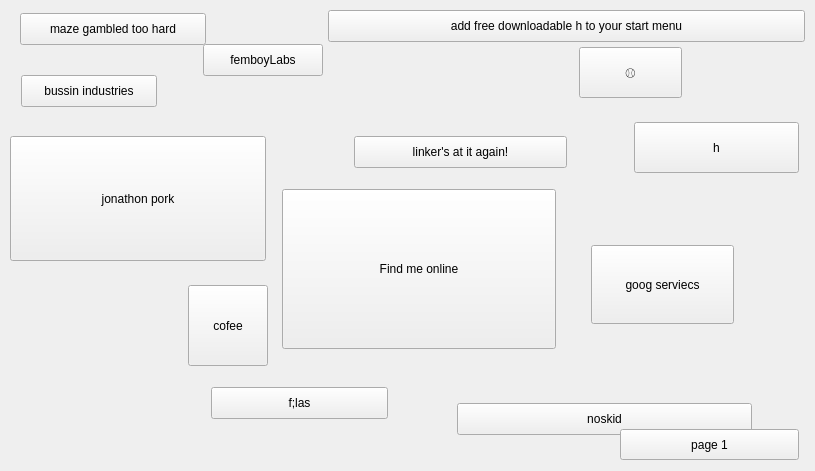
<?xml version="1.0" encoding="UTF-8"?>
<ui version="4.0">
 <class>Page2Window</class>
 <widget class="QMainWindow" name="Page2Window">
  <property name="geometry">
   <rect>
    <x>0</x>
    <y>0</y>
    <width>815</width>
    <height>471</height>
   </rect>
  </property>
  <property name="minimumSize">
   <size>
    <width>815</width>
    <height>471</height>
   </size>
  </property>
  <property name="maximumSize">
   <size>
    <width>815</width>
    <height>471</height>
   </size>
  </property>
  <property name="windowTitle">
   <string>the news</string>
  </property>
  <widget class="QWidget" name="centralwidget">
   <widget class="QPushButton" name="mazeGambled">
    <property name="geometry">
     <rect>
      <x>20</x>
      <y>13</y>
      <width>186</width>
      <height>32</height>
     </rect>
    </property>
    <property name="palette">
     <palette>
      <active>
       <colorrole role="Button">
        <brush brushstyle="SolidPattern">
         <color alpha="100">
          <red>116</red>
          <green>125</green>
          <blue>136</blue>
         </color>
        </brush>
       </colorrole>
       <colorrole role="ButtonText">
        <brush brushstyle="SolidPattern">
         <color alpha="255">
          <red>0</red>
          <green>0</green>
          <blue>0</blue>
         </color>
        </brush>
       </colorrole>
      </active>
      <inactive/>
      <disabled/>
     </palette>
    </property>
    <property name="text">
     <string>maze gambled too hard</string>
    </property>
   </widget>
   <widget class="QPushButton" name="femboyLabs">
    <property name="geometry">
     <rect>
      <x>203</x>
      <y>44</y>
      <width>120</width>
      <height>32</height>
     </rect>
    </property>
    <property name="palette">
     <palette>
      <active>
       <colorrole role="Button">
        <brush brushstyle="SolidPattern">
         <color alpha="100">
          <red>116</red>
          <green>125</green>
          <blue>136</blue>
         </color>
        </brush>
       </colorrole>
       <colorrole role="ButtonText">
        <brush brushstyle="SolidPattern">
         <color alpha="255">
          <red>0</red>
          <green>0</green>
          <blue>0</blue>
         </color>
        </brush>
       </colorrole>
      </active>
      <inactive/>
      <disabled/>
     </palette>
    </property>
    <property name="text">
     <string>femboyLabs</string>
    </property>
   </widget>
   <widget class="QPushButton" name="bussinIndustries">
    <property name="geometry">
     <rect>
      <x>21</x>
      <y>75</y>
      <width>136</width>
      <height>32</height>
     </rect>
    </property>
    <property name="palette">
     <palette>
      <active>
       <colorrole role="Button">
        <brush brushstyle="SolidPattern">
         <color alpha="100">
          <red>116</red>
          <green>125</green>
          <blue>136</blue>
         </color>
        </brush>
       </colorrole>
       <colorrole role="ButtonText">
        <brush brushstyle="SolidPattern">
         <color alpha="255">
          <red>0</red>
          <green>0</green>
          <blue>0</blue>
         </color>
        </brush>
       </colorrole>
      </active>
      <inactive/>
      <disabled/>
     </palette>
    </property>
    <property name="text">
     <string>bussin industries</string>
    </property>
   </widget>
   <widget class="QPushButton" name="hTile">
    <property name="geometry">
     <rect>
      <x>328</x>
      <y>10</y>
      <width>477</width>
      <height>32</height>
     </rect>
    </property>
    <property name="palette">
     <palette>
      <active>
       <colorrole role="Button">
        <brush brushstyle="SolidPattern">
         <color alpha="100">
          <red>116</red>
          <green>125</green>
          <blue>136</blue>
         </color>
        </brush>
       </colorrole>
       <colorrole role="ButtonText">
        <brush brushstyle="SolidPattern">
         <color alpha="255">
          <red>0</red>
          <green>0</green>
          <blue>0</blue>
         </color>
        </brush>
       </colorrole>
      </active>
      <inactive/>
      <disabled/>
     </palette>
    </property>
    <property name="text">
     <string>add free downloadable h to your start menu</string>
    </property>
   </widget>
   <widget class="QLabel" name="snakeWithHat">
    <property name="geometry">
     <rect>
      <x>10</x>
      <y>314</y>
      <width>155</width>
      <height>155</height>
     </rect>
    </property>
    <property name="styleSheet">
     <string notr="true">border-image: url(&quot;:/assets/snakewithhat.jpg&quot;) 0 0 0 0 stretch stretch;</string>
    </property>
    <property name="text">
     <string/>
    </property>
    <property name="scaledContents">
     <bool>true</bool>
    </property>
   </widget>
   <widget class="QPushButton" name="baseballEmoji">
    <property name="geometry">
     <rect>
      <x>579</x>
      <y>47</y>
      <width>103</width>
      <height>51</height>
     </rect>
    </property>
    <property name="palette">
     <palette>
      <active>
       <colorrole role="Button">
        <brush brushstyle="SolidPattern">
         <color alpha="100">
          <red>116</red>
          <green>125</green>
          <blue>136</blue>
         </color>
        </brush>
       </colorrole>
       <colorrole role="ButtonText">
        <brush brushstyle="SolidPattern">
         <color alpha="255">
          <red>0</red>
          <green>0</green>
          <blue>0</blue>
         </color>
        </brush>
       </colorrole>
      </active>
      <inactive/>
      <disabled/>
     </palette>
    </property>
    <property name="text">
     <string>⚾️</string>
    </property>
   </widget>
   <widget class="QPushButton" name="jonathanPork">
    <property name="geometry">
     <rect>
      <x>10</x>
      <y>136</y>
      <width>256</width>
      <height>125</height>
     </rect>
    </property>
    <property name="palette">
     <palette>
      <active>
       <colorrole role="Button">
        <brush brushstyle="SolidPattern">
         <color alpha="100">
          <red>116</red>
          <green>125</green>
          <blue>136</blue>
         </color>
        </brush>
       </colorrole>
       <colorrole role="ButtonText">
        <brush brushstyle="SolidPattern">
         <color alpha="255">
          <red>0</red>
          <green>0</green>
          <blue>0</blue>
         </color>
        </brush>
       </colorrole>
      </active>
      <inactive/>
      <disabled/>
     </palette>
    </property>
    <property name="text">
     <string>jonathon pork</string>
    </property>
   </widget>
   <widget class="QPushButton" name="linkerAgain">
    <property name="geometry">
     <rect>
      <x>354</x>
      <y>136</y>
      <width>213</width>
      <height>32</height>
     </rect>
    </property>
    <property name="palette">
     <palette>
      <active>
       <colorrole role="Button">
        <brush brushstyle="SolidPattern">
         <color alpha="100">
          <red>116</red>
          <green>125</green>
          <blue>136</blue>
         </color>
        </brush>
       </colorrole>
       <colorrole role="ButtonText">
        <brush brushstyle="SolidPattern">
         <color alpha="255">
          <red>0</red>
          <green>0</green>
          <blue>0</blue>
         </color>
        </brush>
       </colorrole>
      </active>
      <inactive/>
      <disabled/>
     </palette>
    </property>
    <property name="text">
     <string>linker's at it again!</string>
    </property>
   </widget>
   <widget class="QPushButton" name="hGif">
    <property name="geometry">
     <rect>
      <x>634</x>
      <y>122</y>
      <width>165</width>
      <height>51</height>
     </rect>
    </property>
    <property name="palette">
     <palette>
      <active>
       <colorrole role="Button">
        <brush brushstyle="SolidPattern">
         <color alpha="100">
          <red>116</red>
          <green>125</green>
          <blue>136</blue>
         </color>
        </brush>
       </colorrole>
       <colorrole role="ButtonText">
        <brush brushstyle="SolidPattern">
         <color alpha="255">
          <red>0</red>
          <green>0</green>
          <blue>0</blue>
         </color>
        </brush>
       </colorrole>
      </active>
      <inactive/>
      <disabled/>
     </palette>
    </property>
    <property name="text">
     <string>h</string>
    </property>
   </widget>
   <widget class="QPushButton" name="findMeOnline">
    <property name="geometry">
     <rect>
      <x>282</x>
      <y>189</y>
      <width>274</width>
      <height>160</height>
     </rect>
    </property>
    <property name="palette">
     <palette>
      <active>
       <colorrole role="Button">
        <brush brushstyle="SolidPattern">
         <color alpha="100">
          <red>116</red>
          <green>125</green>
          <blue>136</blue>
         </color>
        </brush>
       </colorrole>
       <colorrole role="ButtonText">
        <brush brushstyle="SolidPattern">
         <color alpha="255">
          <red>0</red>
          <green>0</green>
          <blue>0</blue>
         </color>
        </brush>
       </colorrole>
      </active>
      <inactive/>
      <disabled/>
     </palette>
    </property>
    <property name="text">
     <string>Find me online</string>
    </property>
   </widget>
   <widget class="QPushButton" name="googServices">
    <property name="geometry">
     <rect>
      <x>591</x>
      <y>245</y>
      <width>143</width>
      <height>79</height>
     </rect>
    </property>
    <property name="palette">
     <palette>
      <active>
       <colorrole role="Button">
        <brush brushstyle="SolidPattern">
         <color alpha="100">
          <red>116</red>
          <green>125</green>
          <blue>136</blue>
         </color>
        </brush>
       </colorrole>
       <colorrole role="ButtonText">
        <brush brushstyle="SolidPattern">
         <color alpha="255">
          <red>0</red>
          <green>0</green>
          <blue>0</blue>
         </color>
        </brush>
       </colorrole>
      </active>
      <inactive/>
      <disabled/>
     </palette>
    </property>
    <property name="text">
     <string>goog serviecs</string>
    </property>
   </widget>
   <widget class="QPushButton" name="flash">
    <property name="geometry">
     <rect>
      <x>211</x>
      <y>387</y>
      <width>177</width>
      <height>32</height>
     </rect>
    </property>
    <property name="palette">
     <palette>
      <active>
       <colorrole role="Button">
        <brush brushstyle="SolidPattern">
         <color alpha="100">
          <red>116</red>
          <green>125</green>
          <blue>136</blue>
         </color>
        </brush>
       </colorrole>
       <colorrole role="ButtonText">
        <brush brushstyle="SolidPattern">
         <color alpha="255">
          <red>0</red>
          <green>0</green>
          <blue>0</blue>
         </color>
        </brush>
       </colorrole>
      </active>
      <inactive/>
      <disabled/>
     </palette>
    </property>
    <property name="text">
     <string>f;las</string>
    </property>
   </widget>
   <widget class="QPushButton" name="coffee">
    <property name="geometry">
     <rect>
      <x>188</x>
      <y>285</y>
      <width>80</width>
      <height>81</height>
     </rect>
    </property>
    <property name="palette">
     <palette>
      <active>
       <colorrole role="Button">
        <brush brushstyle="SolidPattern">
         <color alpha="100">
          <red>116</red>
          <green>125</green>
          <blue>136</blue>
         </color>
        </brush>
       </colorrole>
       <colorrole role="ButtonText">
        <brush brushstyle="SolidPattern">
         <color alpha="255">
          <red>0</red>
          <green>0</green>
          <blue>0</blue>
         </color>
        </brush>
       </colorrole>
      </active>
      <inactive/>
      <disabled/>
     </palette>
    </property>
    <property name="text">
     <string>cofee</string>
    </property>
   </widget>
   <widget class="QPushButton" name="noskid">
    <property name="geometry">
     <rect>
      <x>457</x>
      <y>403</y>
      <width>295</width>
      <height>32</height>
     </rect>
    </property>
    <property name="palette">
     <palette>
      <active>
       <colorrole role="Button">
        <brush brushstyle="SolidPattern">
         <color alpha="100">
          <red>116</red>
          <green>125</green>
          <blue>136</blue>
         </color>
        </brush>
       </colorrole>
       <colorrole role="ButtonText">
        <brush brushstyle="SolidPattern">
         <color alpha="255">
          <red>0</red>
          <green>0</green>
          <blue>0</blue>
         </color>
        </brush>
       </colorrole>
      </active>
      <inactive/>
      <disabled/>
     </palette>
    </property>
    <property name="text">
     <string>noskid</string>
    </property>
   </widget>
   <widget class="QPushButton" name="backButton">
    <property name="geometry">
     <rect>
      <x>620</x>
      <y>429</y>
      <width>179</width>
      <height>31</height>
     </rect>
    </property>
    <property name="palette">
     <palette>
      <active>
       <colorrole role="Button">
        <brush brushstyle="SolidPattern">
         <color alpha="100">
          <red>116</red>
          <green>125</green>
          <blue>136</blue>
         </color>
        </brush>
       </colorrole>
       <colorrole role="ButtonText">
        <brush brushstyle="SolidPattern">
         <color alpha="255">
          <red>0</red>
          <green>0</green>
          <blue>0</blue>
         </color>
        </brush>
       </colorrole>
      </active>
      <inactive/>
      <disabled/>
     </palette>
    </property>
    <property name="text">
     <string>page 1</string>
    </property>
   </widget>
   <widget class="QLabel" name="label2">
    <property name="geometry">
     <rect>
      <x>0</x>
      <y>0</y>
      <width>815</width>
      <height>471</height>
     </rect>
    </property>
    <property name="styleSheet">
     <string notr="true">border-image: url(&quot;:/assets/reporter2.jpg&quot;) 0 0 0 0 stretch stretch;</string>
    </property>
    <property name="text">
     <string/>
    </property>
    <property name="indent">
     <number>-99999</number>
    </property>
   </widget>
   <zorder>label2</zorder>
   <zorder>mazeGambled</zorder>
   <zorder>femboyLabs</zorder>
   <zorder>bussinIndustries</zorder>
   <zorder>hTile</zorder>
   <zorder>snakeWithHat</zorder>
   <zorder>baseballEmoji</zorder>
   <zorder>jonathanPork</zorder>
   <zorder>linkerAgain</zorder>
   <zorder>hGif</zorder>
   <zorder>findMeOnline</zorder>
   <zorder>googServices</zorder>
   <zorder>flash</zorder>
   <zorder>coffee</zorder>
   <zorder>noskid</zorder>
   <zorder>backButton</zorder>
  </widget>
 </widget>
 <resources/>
 <connections/>
</ui>
